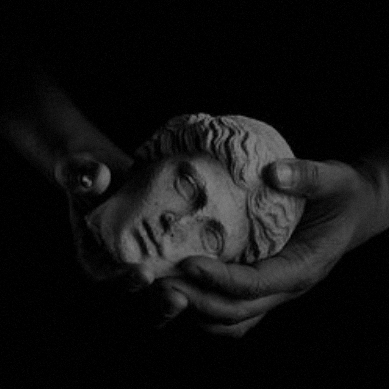
%> input picture HW1-Transformation/2/data/statue.png, 389 x 389 px
$ octave myMainScript.m   (GNU Octave 9; MATLAB toolbox functions it lacks are replaced by stand-ins)
%> lines starting %> are read from the running program, lines starting %| are printed output that depends on the picture; in (x1, y1, x2, y2) boxes, pixels count from 0 and x2, y2 are one past the last pixel; in counts of white or black regions, pixels touching at a corner belong together; the program's own positions count from 1
%> further down, img is the input picture: size 389x389 uint8; min 0, max 128, mean 16.6
### HW1-Transformation/2/code/myForegroundMask.m
% Author - Aakash
% Question 2)a)

%% Binary Mask and Masked Image function
function [bitmask,maskimg] = myForegroundMask(img)

    fac = 0.6;
    thres = max(max(img))*fac;
%> thres = 77

    [m,n] = size(img);
%> m = 389; n = 389
    bitmask = zeros(m,n);

    bitmask(img >= thres) = 1;
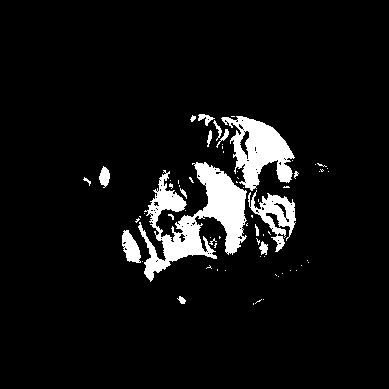
%> bitmask: size 389x389 double; values 0 (black) and 1 (white), 6.9% white; 69 white regions (53 under 20 px), largest, box (x1, y1, x2, y2) and area: (138, 162, 247, 282) 5281, (221, 116, 295, 191) 2714, (248, 190, 296, 252) 1148

    maskimg = uint8(bitmask).*uint8(img);
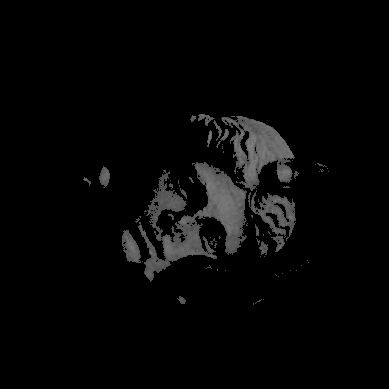
%> maskimg: size 389x389 uint8; min 0, max 128, mean 6.6

end

### HW1-Transformation/2/code/myMainScript.m
%% MyMainScript

tic;

myNumOfColors = 256;
myColorScale = [ [0:1/(myNumOfColors-1):1]', [0:1/(myNumOfColors-1):1]', [0:1/(myNumOfColors-1):1]'];

%% Question 2

%% Part a)
% Find a binary mask for the foreground region for image.
%%
% A thresholding function with threshold of 0.6*max(Intensity) = 77 was used to
% create the Binary Mask.
%%
% And element wise multiplication of the Original Image with the Bitmask
% was used to create the Masked image.

% Read Image
img = imread('statue.png');

% Masking
[bitmask,maskimg] = myForegroundMask(img);

% Display
figure1 = figure('Position', [0, 0, 5000, 5000]);
subplot(1,3,2), imshow(bitmask);
colorbar;
axis on;
title('Bitmask Image');
subplot(1,3,1), imshow(img);
colorbar;
axis on;
title('Original Image');
subplot(1,3,3), imshow(maskimg);
colorbar;
axis on;
title('Masked Image');

sgtitle('Binary Mask and Masked Image');

%% Part b)
im_1=imread("barbara.png");
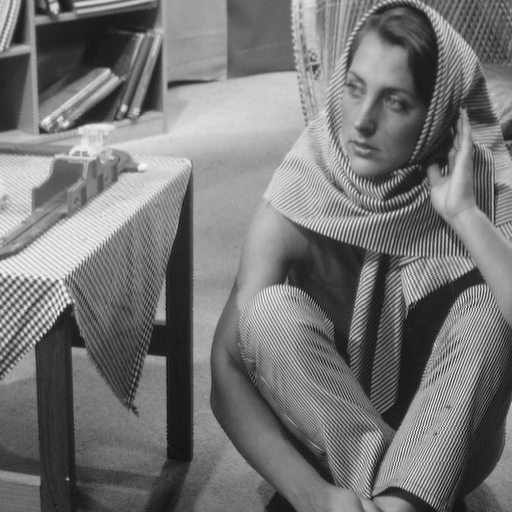
%> input picture HW1-Transformation/2/data/barbara.png, 512 x 512 px
%> im_1 is the input picture: size 512x512 uint8; min 12, max 246, mean 117.4
im_2=imread("TEM.png");
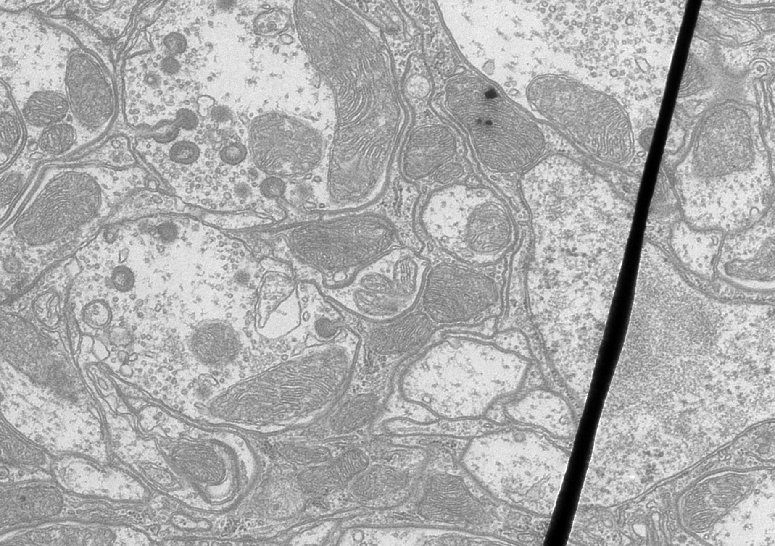
%> input picture HW1-Transformation/2/data/TEM.png, 775 x 546 px
%> im_2 is the input picture: size 546x775 uint8; min 0, max 255, mean 173
%> (the run ends here)
